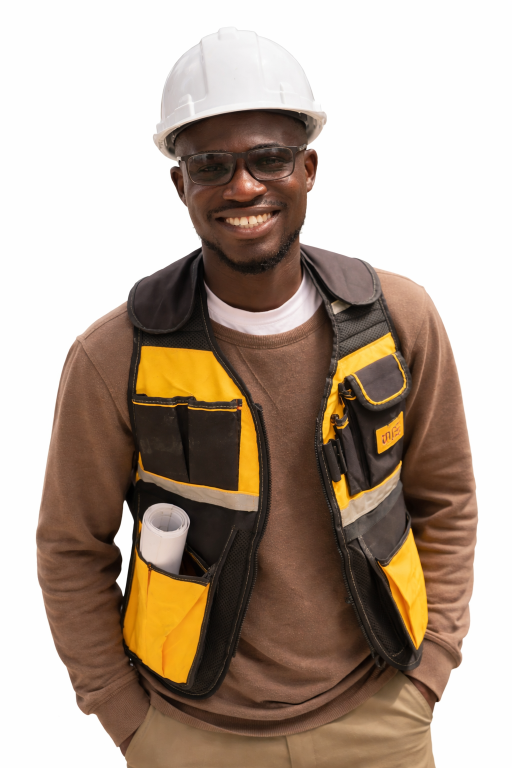
#> input picture assets/vollmann-akarakiri-profile.png, 1024 x 1536 px (shown at 1/2 size)
$ python build_interior.py
#> lines starting #> are read from the running program, lines starting #| are printed output that depends on the picture
#!/usr/bin/env python3
"""
Interior Design Portfolio — Vollmann Olamide Akarakiri
Generates a print-ready A4 PDF showcasing interior design work.

Run:  python3 pdf/build_interior.py
Out:  assets/vollmann-akarakiri-interior-portfolio.pdf
"""

import base64
import io
import os

from PIL import Image, ImageOps
from weasyprint import HTML

ROOT = os.path.dirname(os.path.dirname(os.path.abspath(__file__)))
ASSETS = os.path.join(ROOT, "assets")
PICS = os.path.join(ASSETS, "Project Pictures")
FONT_DIR = os.path.join(ROOT, "pdf", "fonts")
OUT = os.path.join(ASSETS, "vollmann-akarakiri-interior-portfolio.pdf")

TOTAL_PAGES = 15


def font_uri(weight):
    with open(os.path.join(FONT_DIR, f"inter-{weight}.woff2"), "rb") as fh:
        b64 = base64.b64encode(fh.read()).decode()
    return f"data:font/woff2;base64,{b64}"


def img_uri(path, max_px=1280, quality=82, keep_alpha=False):
#> called with path = 'assets/vollmann-akarakiri-profile.png', max_px = 760, quality = 82, keep_alpha = True
    im = Image.open(path)
#> im is the input picture: PIL image 1024x1536 RGB; mean R, G, B 176.8, 160, 145.6
    im = ImageOps.exif_transpose(im)          # keep phone photos upright
    w, h = im.size
#> w = 1024; h = 1536
    scale = min(1.0, max_px / float(max(w, h)))
#> scale = 0.495
    if scale < 1.0:
        im = im.resize((max(1, int(w * scale)), max(1, int(h * scale))),
                       Image.LANCZOS)
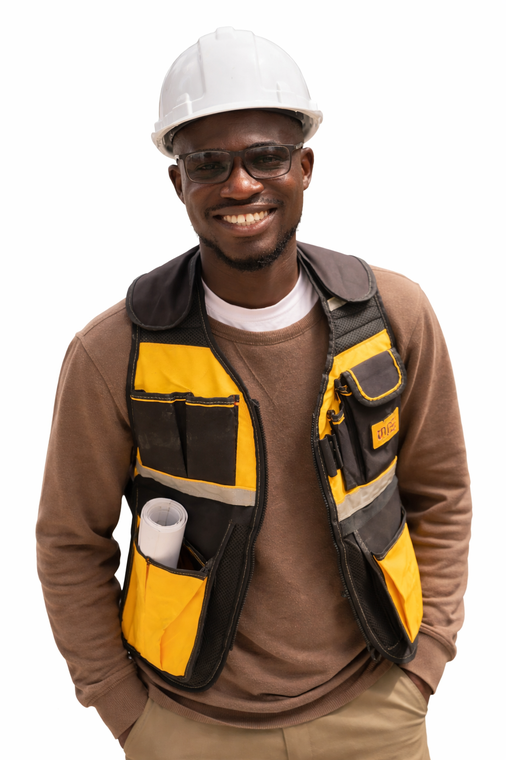
#> im: PIL image 506x760 RGB; mean R, G, B 176.8, 160, 145.6
    buf = io.BytesIO()
    if keep_alpha and im.mode in ("RGBA", "LA", "P"):
        im = im.convert("RGBA")
        im.save(buf, format="PNG", optimize=True)
        mime = "image/png"
    else:
        if im.mode != "RGB":
            im = im.convert("RGB")
        im.save(buf, format="JPEG", quality=quality, optimize=True, progressive=True)
        mime = "image/jpeg"
    b64 = base64.b64encode(buf.getvalue()).decode()
    return f"data:{mime};base64,{b64}"


INTOP = os.path.join(PICS, "Interior Residential Operations")
IKEJA = os.path.join(PICS, "Design For Ikeja confencens room")
BODY_SHOP = os.path.join(PICS, "Body Shop Outlets")
ALCOVE = os.path.join(PICS, "Alcove Home Interior")
ADO = os.path.join(PICS, "Ado 6-Bedroom Duplex")
FINA = os.path.join(PICS, "Fina Trust Bank")
SAPELE = os.path.join(PICS, "Sapele Road Project")

IMG = {
    "profile":      img_uri(os.path.join(ASSETS, "vollmann-akarakiri-profile.png"),
                            max_px=760, keep_alpha=True),
    # Cover band — living space render as a wide panoramic hero
    "cover_band":   img_uri(os.path.join(INTOP, "Living Space.png"),
                            max_px=1600, quality=84),

    # ── SW 01: Ikeja Conference Room (render) ──
    "ikeja_hero":   img_uri(os.path.join(IKEJA, "Image2_050.png")),
    "ikeja_b":      img_uri(os.path.join(IKEJA, "Image4_034.png")),
    "ikeja_c":      img_uri(os.path.join(IKEJA, "Image6_014.png")),

    # ── SW 02: Residential Living Spaces (render) ──
    "res_hero":     img_uri(os.path.join(INTOP, "RENDER 1.png")),
    "res_b":        img_uri(os.path.join(INTOP, "RENDER 2.png")),
    "res_c":        img_uri(os.path.join(INTOP, "Image2_048.png")),

    # ── SW 03: The Body Shop — retail interior fit-out ──
    "bs_hero":      img_uri(os.path.join(BODY_SHOP, "body-shop-mural-display.jpeg")),
    "bs_b":         img_uri(os.path.join(BODY_SHOP, "body-shop-retail-floor.jpeg")),
    "bs_c":         img_uri(os.path.join(BODY_SHOP, "body-shop-counter-display.jpeg")),

    # ── SW 04: Alcove Homes — residential interior ──
    "alc_hero":     img_uri(os.path.join(ALCOVE, "Alcove Home Feature Wall.png")),
    "alc_b":        img_uri(os.path.join(ALCOVE, "alcove-homes-06.jpg")),
    "alc_c":        img_uri(os.path.join(ALCOVE, "alcove-homes-09.jpg")),

    # ── SW 05: Six-Bedroom Duplex Interior, Ado ──
    "ado_hero":     img_uri(os.path.join(ADO, "ado-duplex-interior-05.jpg")),
    "ado_b":        img_uri(os.path.join(ADO, "ado-duplex-interior-01.jpg")),
    "ado_c":        img_uri(os.path.join(ADO, "ado-duplex-interior-07.jpg")),

    # ── SW 06: Fina Trust Bank — sales outlet interior ──
    "fina_hero":    img_uri(os.path.join(FINA, "fina-outlet-01.jpg")),
    "fina_b":       img_uri(os.path.join(FINA, "fina-outlet-02.jpg")),
    "fina_c":       img_uri(os.path.join(FINA, "fina-outlet-03.jpg")),

    # ── SW 05: Sapele Road — bespoke joinery & kitchen ──
    # Hero is a styled placeholder until a landscape (≈1.85:1) image is supplied;
    # all current Sapele photos are portrait (3024×4032) and crop badly as a hero.
    "sap_b":        img_uri(os.path.join(SAPELE, "sapele-road-05.jpg")),
    "sap_c":        img_uri(os.path.join(SAPELE, "sapele-road-02.jpg")),

    # ── Expertise band: built interior ──
    "exp_band":     img_uri(os.path.join(ADO, "ado-duplex-interior-06.jpg"),
                            max_px=1600, quality=84),

    # ── More Work gallery — 6 relocated design renders + 3 interior details ──
    "gm1":  img_uri(os.path.join(ADO, "ado-duplex-interior-10.jpg"),   max_px=860, quality=80),
    "gm3":  img_uri(os.path.join(ALCOVE, "alcove-homes-05.jpg"),       max_px=860, quality=80),
    "gm6":  img_uri(os.path.join(ADO, "ado-duplex-interior-09.jpg"),   max_px=860, quality=80),
}
#> call 2 of img_uri, with max_px = 1600, quality = 84, keep_alpha = False
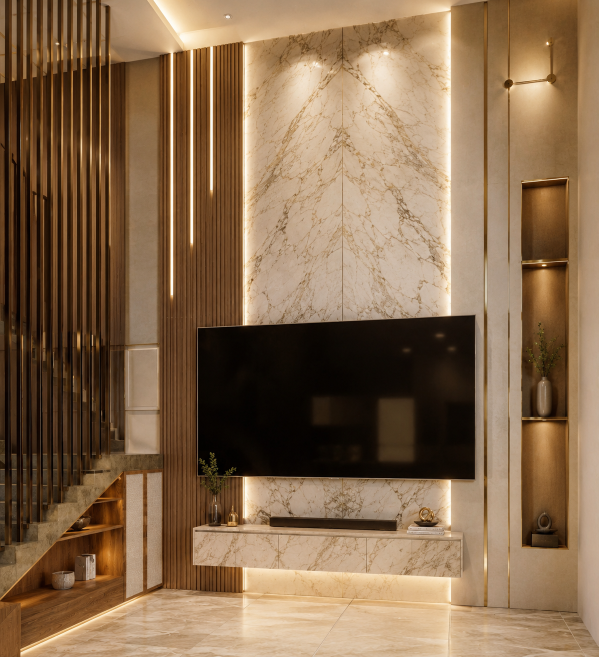
#> input picture assets/Project Pictures/Interior Residential Operations/Living Space.png, 1197 x 1314 px (shown at 1/2 size)
#> in img_uri, im is the input picture: PIL image 1197x1314 RGB; mean R, G, B 135, 106.8, 78.5
#> (the run stopped early here; a loop or call above may not have finished)
